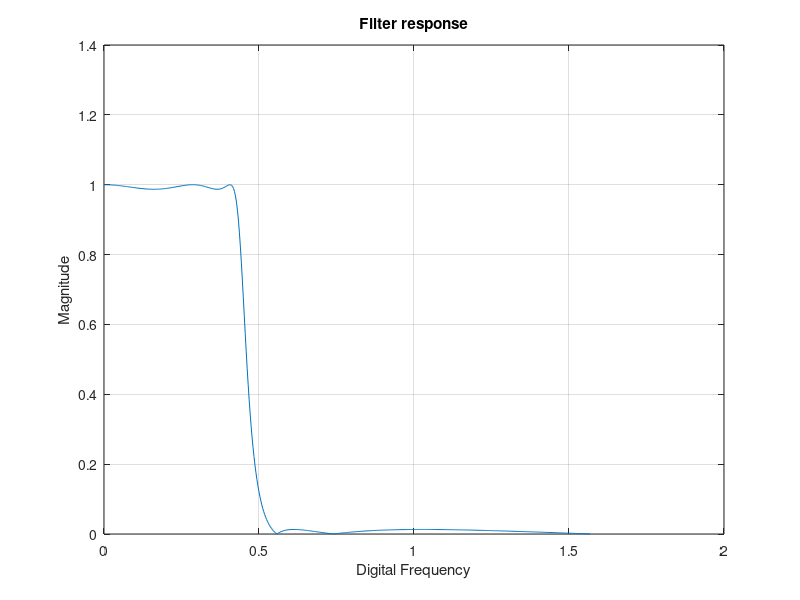
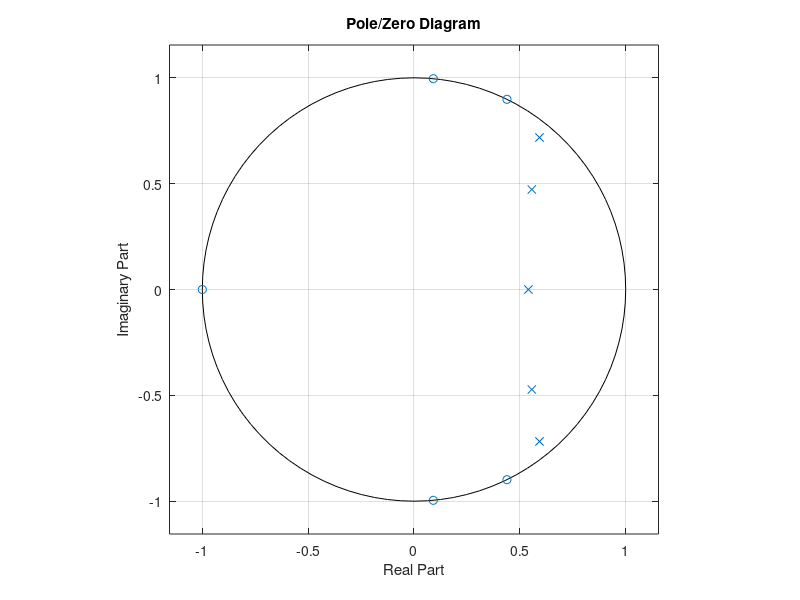

Here is the MATLAB script that generated these plots, in order:
function digital_iir_filter_elliptical

  load('filter_specifications.mat');

  Wp = Fp*2;
  [N,Wp] = ellipord(Wp,Ws,-20*log10(1-delta),-20*log10(delta));
  [Bk,Ak] = ellip(N+1,-20*log10(1-delta),-20*log10(delta),Wp);
  [H,W] = freqz(Bk, Ak, Num_Points);

  figure(1)
  plot(W/2,abs(H));
  xlabel('Digital Frequency');
  ylabel('Magnitude');
  title('Filter response');
  disp('IIR Elliptical Filter Design');
  disp('Bk:'); disp(Bk);
  disp('Ak:'); disp(Ak);
  disp('Filter length: '); disp(N+1);
  grid on;

  figure(2)
  zplane(Bk,Ak);
  xlabel('Real Part');
  ylabel('Imaginary Part');
  title('Pole/Zero Diagram');
  grid on;
